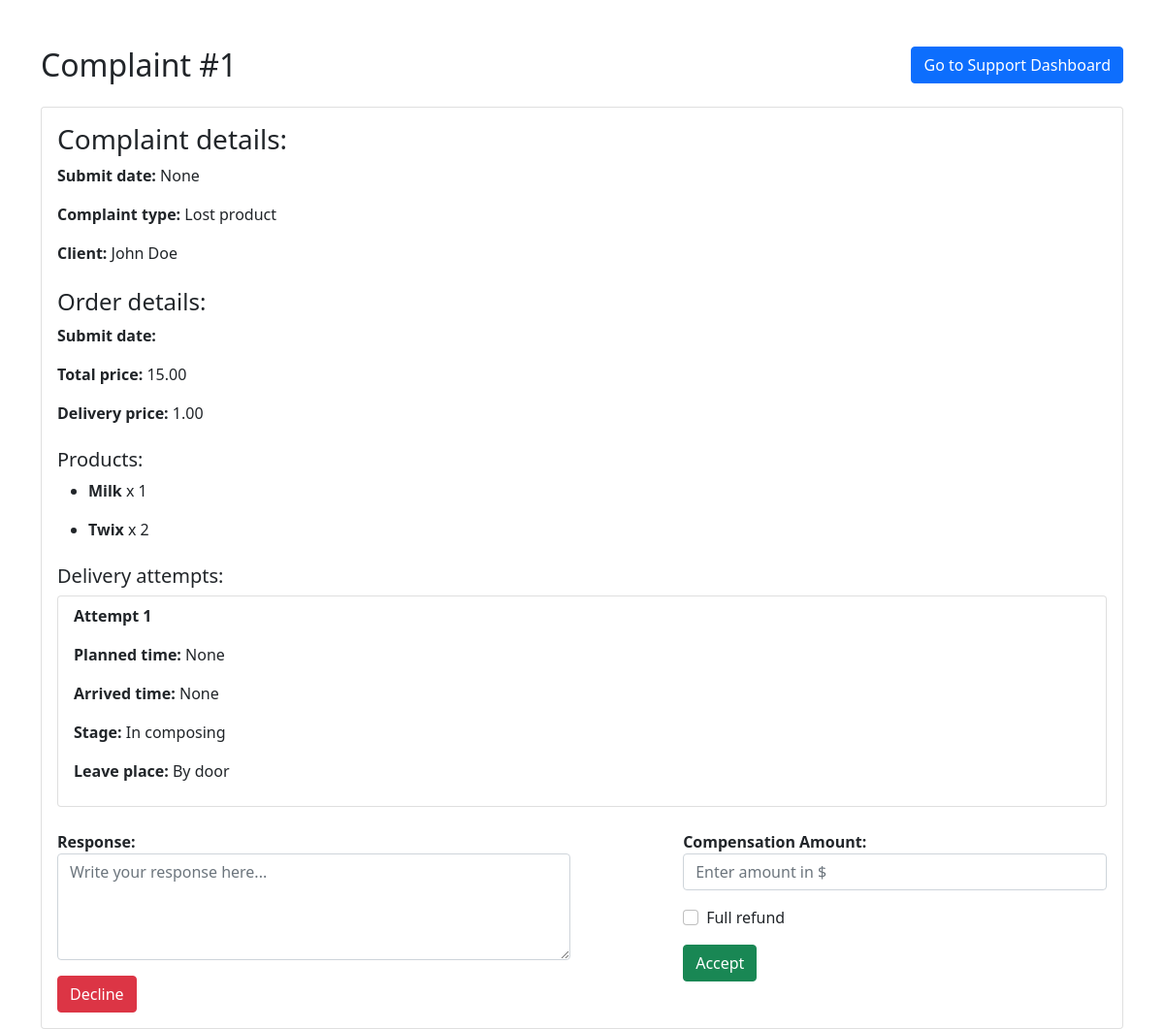
Page /support_dashboard/complaint/1/ on the earlier database version.
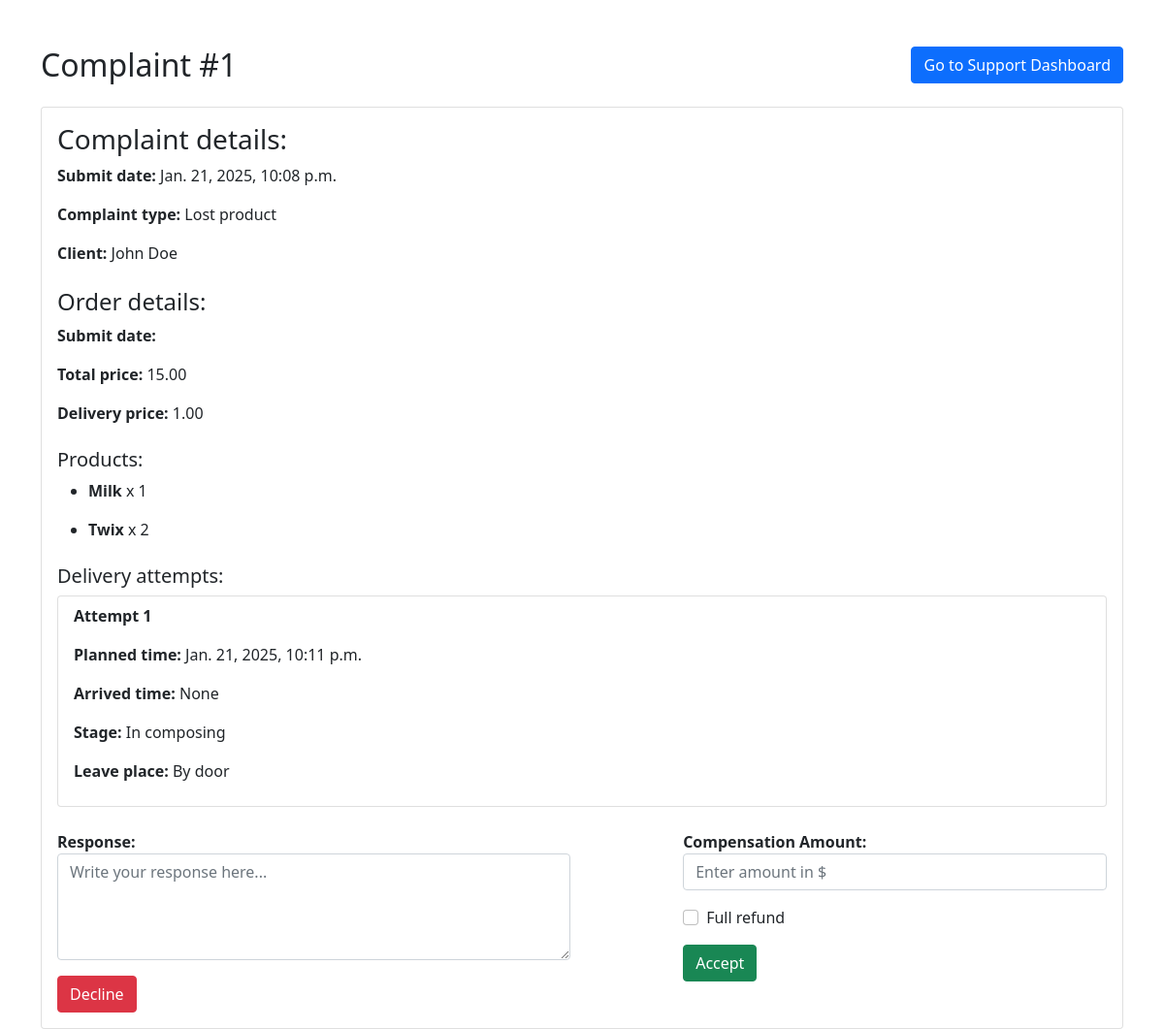
Same page on the later database version.
### shop/models.py (models this page shows, shortened)
class Complaint(models.Model):
    title = CharField(max_length=255)
    description = TextField(null=False, blank=False)
    attachment = FileField(upload_to='complaints/', null=True, blank=True)
    submission_date = DateTimeField(auto_now_add=True)
    resolution_date = DateTimeField(null=True, blank=True)
    resolution = TextField(null=True, blank=True)
    complaint_type = ForeignKey(ComplaintType, on_delete=models.CASCADE)
    client = ForeignKey(Client, on_delete=models.CASCADE)
    worker = ForeignKey(Worker, on_delete=models.CASCADE, null=True, blank=True)
    order = ForeignKey(Order, on_delete=models.CASCADE, null=True, blank=True)

class Delivery(models.Model):
    planned_time = DateTimeField()
    arrived_time = DateTimeField(null=True, blank=True)
    order = ForeignKey(Order, on_delete=models.CASCADE, related_name='deliveries')
    deliverer = ForeignKey(Worker, null=True, blank=True, on_delete=models.CASCADE, related_name='deliveries')
    address = ForeignKey(Address, on_delete=models.CASCADE)
    delivery_leave_place = ForeignKey(DeliveryLeavePlace, on_delete=models.CASCADE)
    delivery_stage = ForeignKey(DeliveryStage, on_delete=models.CASCADE, default=1)

class ComplaintType(models.Model):
    name = CharField(max_length=255, unique=True)

class DeliveryStage(models.Model):
    name = CharField(max_length=255, unique=True)

class DeliveryLeavePlace(models.Model):
    name = CharField(max_length=255, unique=True)

### shop/views/workers.py (the view)
# urls.py: path('support_dashboard/complaint/<int:c_id>/', workers.complaint, name='complaint'),
def complaint(request, c_id):
    complaint = Complaint.objects.get(pk=c_id)
    order = complaint.order if hasattr(complaint, 'order') else None
    order_products = order.order_products.all() if order else None
    deliveries = order.deliveries.all() if order else None
    context = {
        'c_id': c_id,
        'client': complaint.client,
        'complaint': complaint,
        'order': order,
        'order_products': order_products,
        'deliveries': deliveries
    }
    return render(request, 'shop/workers/complaint.html', context)

### shop/templates/shop/workers/complaint.html (shortened to what the changed rows need)
{% extends 'base.html' %}
{% block content %}
    <div class="container mt-5">
        <div class="d-flex justify-content-between align-items-center mb-4">
            <h2 class="text-center mb-0">Complaint #{{ complaint.pk }}</h2>
            <a href="{% url 'support_dashboard' %}" class="btn btn-primary">
                Go to Support Dashboard
            </a>
        </div>
        <div class="card">
            <div class="card-body">
                <h3>Complaint details:</h3>
                <p><strong>Submit date:</strong> {{ complaint.submission_date }}</p>
                <p><strong>Complaint type:</strong> {{ complaint.complaint_type.name }}</p>
                <p><strong>Client:</strong> {{ client.user.first_name }} {{ client.user.last_name }}
                </p>
                {% if order %}
                    <h4 class="mt-4">Order details:</h4>
                    <p><strong>Submit date:</strong> {{ order.submit_date }}</p>
                    <p><strong>Total price:</strong> {{ order.total_price }}</p>
                    <p><strong>Delivery price:</strong> {{ order.delivery_price }}</p>
                    <h5 class="mt-4">Products:</h5>
                    <ul>
                        {% for order_product in order_products %}
                            <li>
                            </li>
                        {% endfor %}
                    </ul>
                {% else %}
                    <h5 class="mt-4">No order linked to the complaint</h5>
                {% endif %}
                <h5 class="mt-4">Delivery attempts:</h5>
                <ul class="list-group mb-4">
                    {% for attempt in deliveries %}
                        <li class="list-group-item">
                            <p><strong>Attempt {{ forloop.counter }}</strong></p>
                            <p><strong>Planned time:</strong> {{ attempt.planned_time }}</p>
                            <p><strong>Arrived time:</strong> {{ attempt.arrived_time }}</p>
                            <p><strong>Stage:</strong> {{ attempt.delivery_stage.name }}</p>
                            <p><strong>Leave place:</strong> {{ attempt.delivery_leave_place.name }}</p>
                        </li>
                    {% endfor %}
                </ul>
                {% if not complaint.resolution_date %}
                    <div class="row mt-4">
                        <div class="col-md-6">
                        </div>
                        <div class="col-md-1 d-flex align-items-center">
                        </div>
                        <div class="col-md-5">
                        </div>
                    </div>
                {% else %}
                    <h4 class="mt-4 text-success">Complaint already resolved</h4>
                {% endif %}
            </div>
        </div>
    </div>
{% endblock %}

Differences in the rows shown:
changed Complaint "Lost product": submission_date "None" → "Jan. 21, 2025, 10:08 p.m."
changed Delivery "None": planned_time "None" → "Jan. 21, 2025, 10:11 p.m."
